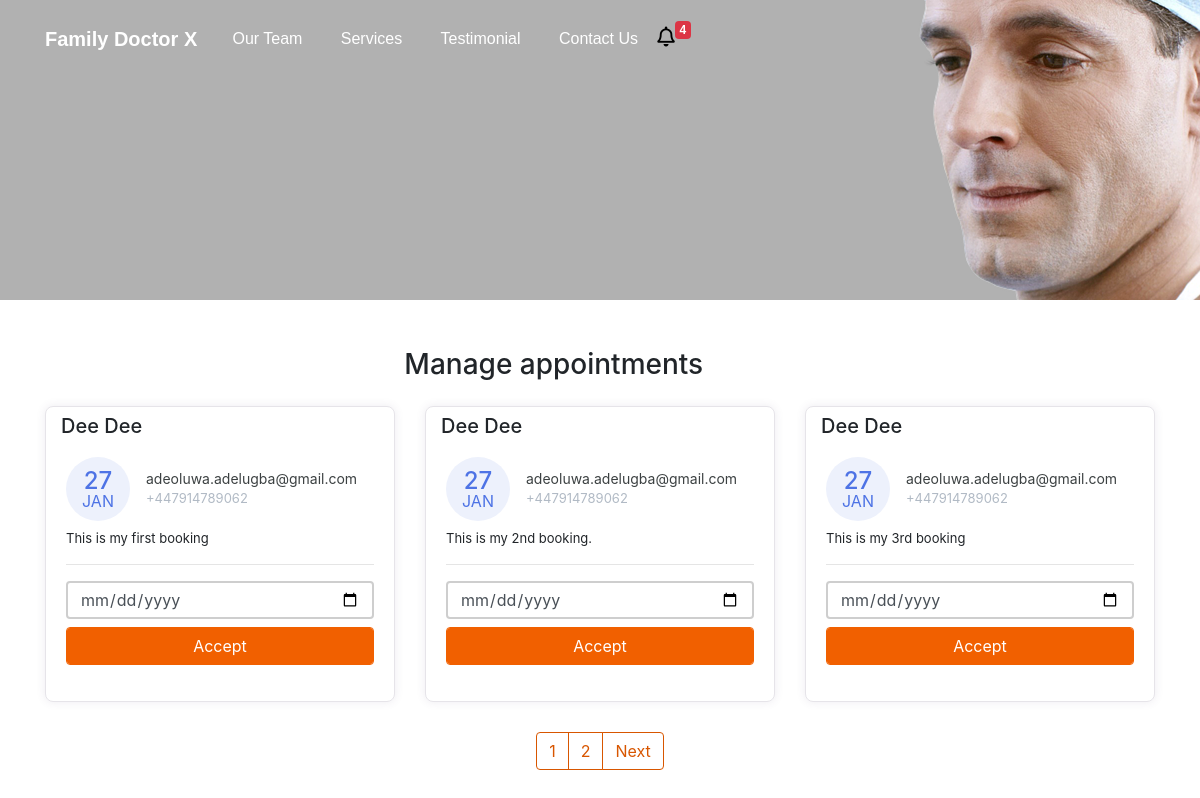
The page /manage-appointments/ on the database its author committed.
### doctor/models.py (models this page shows, shortened)
class Appointment(models.Model):
    first_name = models.CharField(max_length=50)
    last_name = models.CharField(max_length=50)
    email = models.CharField(max_length=50)
    phone = models.CharField(max_length=50)
    request = models.TextField(blank=True)
    sent_date = models.DateField(auto_now_add=True)
    accepted = models.BooleanField(default=False)
    accepted_date = models.DateField(auto_now_add=False, null=True, blank=True)
    class Meta:
        ordering = ["-sent_date"]

### doctor/views.py (the view, shortened to what this page needs)
# urls.py: path("manage-appointments/", ManageAppointmentTemplateView.as_view(), name="manage"),
class ManageAppointmentTemplateView(ListView):
    template_name = "manage-appointments.html"
    model = Appointment
    context_object_name = "appointments"
    login_required = True
    paginate_by = 3
    def get_context_data(self,*args, **kwargs):
        context = super().get_context_data(*args, **kwargs)
        appointments = Appointment.objects.all()
        context.update({
            "title":"Manage Appointments"
        })
        return context

### doctor/context_processors.py (called while the page is built)
def get_notification(request):
    count = Appointment.objects.filter(accepted=False).count()
    data = {
        "count":count
    }
    return data

### templates/manage-appointments.html (shortened to what this page needs)
{% extends 'base.html' %}
{% block content %}
    <div class="container mt-5">
        <div class="col-11 text-center mt-4 mb-4">
            <h3>
                Manage appointments
            </h3>
        </div>
        <div class="row">
        {% for app in appointments %}
            <div class="col-lg-4">
                <div class="card card-margin">
                    <div class="card-header no-border">
                        <h5 class="card-title">{{app.first_name}} {{app.last_name}}</h5>
                    </div>
                    <div class="card-body pt-0">
                        <div class="widget-49">
                            <div class="widget-49-title-wrapper">
                                <div class="widget-49-date-primary">
                                    <span class="widget-49-date-day">{{app.sent_date|date:"d"}}</span>
                                    <span class="widget-49-date-month">{{app.sent_date|date:"M"}}</span>
                                </div>
                                <div class="widget-49-meeting-info">
                                    <span class="widget-49-pro-title">{{app.email}}</span>
                                    <span class="widget-49-meeting-time">{{app.phone}}</span>
                                </div>
                            </div>
                            <div class="widget-49-meeting-points">
                                <span>{{app.request}}</span>
                            </div>
                            <hr class="w-100">
                            {% if app.accepted == False %}
                            <form method="POST" action="{% url 'manage' %}">
                            <div class="form-group">
                                <input type="date" name="date" class="form-control mb-2"
                                    placeholder="dd-mm-yyyy" value=""
                                    min="1997-01-01" max="2030-12-31">
                                <input class="btn-block btn-primary form-control" type="submit" value="Accept">
                            </div>
                            </form>
                            {% endif %}
                        </div>
                    </div>
                </div>
            </div>
        {% endfor %}
        </div>
        {% if is_paginated %}
        <div class="wrapper">
            <nav aria-label="Page navigation example">
                <ul class="pagination">
                    {% for number in page_obj.paginator.page_range %}
                    <li class="page-item"><a class="page-link" href="?page={{number}}">{{number}}</a></li>
                    {% endfor %}
                    {% if page_obj.has_next %}
                    <li class="page-item"><a class="page-link" href="?page={{page_obj.prebious_page_number}}">Next</a></li>
                    {% endif %}
                </ul>
            </nav>
        </div>
        {% endif %}
{% endblock content %}

### templates/base.html (shortened to what this page needs)
{% load static %}
<!DOCTYPE html>
<html lang="en">
<head>
  <link href="{% static 'css/bootstrap.min.css' %}" rel="stylesheet">
  <link rel="stylesheet" href="https://cdnjs.cloudflare.com/ajax/libs/font-awesome/5.15.3/css/all.min.css" />
  <link rel="stylesheet" href="{% static 'css/styles.css' %}" />
</head>
<body>
  <div class="header" style="
  background: rgb(177, 177, 177) url('doctor/static/doctor/img/header.png') no-repeat fixed center
  {% if "appointment" in request.path %}
  max-height:300px!important;min-height:300px!important;
  {% endif %}
  ">
    <nav class="navbar navbar-dark navbar-expand-md navigation-clean-search">
        <div class="container"><a class="navbar-brand" href="{% url 'home' %}">Family Doctor X</a>
            <div class="collapse navbar-collapse"
                id="navcol-1">
                <ul class="nav navbar-nav">
                    <li class="nav-item" role="presentation">
                        <a class="nav-link active" href="#team">Our Team</a>
                    </li>
                    <li class="nav-item" role="presentation">
                        <a class="nav-link active" href="#services">Services</a>
                    </li>
                    <li class="nav-item" role="presentation">
                        <a class="nav-link active" href="#reviews">Testimonial</a>
                    </li>
                    <li class="nav-item" role="presentation">
                        <a class="nav-link active" href="#contact">Contact Us</a>
                    </li>
                  <li class="nav-item" role="presentation">
                    <a href="{% url 'manage' %}" style="float: left;cursor:pointer;" aria-expanded="true" title="You Have 6 New Appointments">
                      <i class="far fa-bell" style="font-size: 20px; float: left; color: black">
                      </i>
                  </a>
                  <span class="badge badge-danger">{{count}}</span>
                </li>
                </ul>
            </div>
        </div>
    </nav>
</div>
    {% block content %}{% endblock content %}
</body>
</html>

### doctor/static/doctor/css/styles.css (style rules this page uses)
.header { background: rgb(177, 177, 177) url("img/header.png") no-repeat fixed center; min-height: 1000px; font-family:'Source Sans Pro', sans-serif; }
@media (min-width:768px) { .header { padding-bottom:120px; } }
.header .navbar { background:transparent; padding-top:.75rem; padding-bottom:.75rem; color:#fff; border-radius:0; box-shadow:none; border:none; }
@media (min-width:768px) { .header .navbar { padding-top:1rem; padding-bottom:1rem; } }
.header .navbar .navbar-brand { font-weight:bold; color:inherit; }
.header .navbar .navbar-collapse { border-top:1px solid rgba(255,255,255,0.3); margin-top:.5rem; }
@media (min-width:768px) { .header .navbar .navbar-collapse { border-color:transparent; margin:0; } }
.header .navbar .navbar-nav a.active, .header .navbar .navbar-nav > .show .dropdown-item { background:none; box-shadow:none; }
@media (min-width: 768px) { .header .navbar-nav .nav-link { padding-left:.7rem; padding-right:.7rem; } }
@media (min-width: 992px) { .header .navbar-nav .nav-link { padding-left:1.2rem; padding-right:1.2rem; } }
.form-control { box-shadow: none !important; outline: none !important; border: 2px solid #cecece; height: 38px; }
.title-box .border,.btn-primary,.back-to-top, .logo i,.question-q-box,.social-circle li a:hover { background-color: #f16000 !important; }
.btn-primary { border: 1px solid #f16000 !important; }
@media (min-width: 768px) { .navbar-nav>li>a { padding-top: 10px; padding-bottom: 10px; } }

### rows shown on the page
Appointment: first_name "Dee", last_name "Dee", sent_date "27", sent_date "JAN", email "adeoluwa.adelugba@gmail.com", phone "+447914789062", request "This is my first booking"
Appointment: first_name "Dee", last_name "Dee", sent_date "27", sent_date "JAN", email "adeoluwa.adelugba@gmail.com", phone "+447914789062", request "This is my 2nd booking."
Appointment: first_name "Dee", last_name "Dee", sent_date "27", sent_date "JAN", email "adeoluwa.adelugba@gmail.com", phone "+447914789062", request "This is my 3rd booking"

### other values the page prints
{{ count }} "4"
{{ number }} "1" "2"
